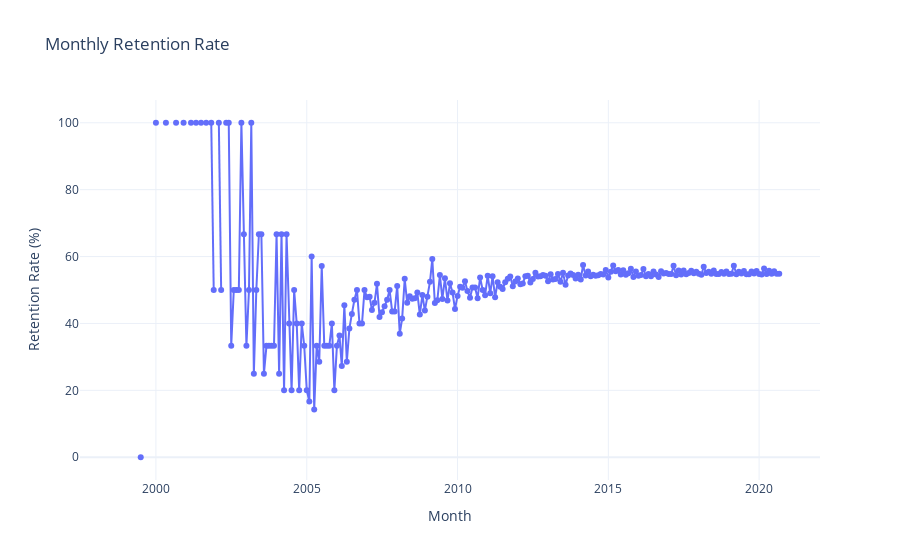

Notebook code for this chart:
### Code cell
retention_df['month'] = retention_df['month'].astype(str)

fig = px.line(retention_df, x='month', y='retention_rate', markers=True, title='Monthly Retention Rate')

fig.update_layout(
    xaxis_title='Month',
    yaxis_title='Retention Rate (%)',
    template='plotly_white'
)

fig.update_traces(hovertemplate='Month: %{x}<br>Retention Rate: %{y:.2f}%')

fig.show()

### Figure 1 — Plotly figure (JSON) as saved in the notebook; plotly's stock layout.template omitted (floating-point values rounded to 4 significant figures; data arrays with more than 128 entries replaced by an {"elided": "..."} marker saying what was removed)
{"data": [{"hovertemplate": "Month: %{x}<br>Retention Rate: %{y:.2f}%", "legendgroup": "", "line": {"color": "#636efa", "dash": "solid"}, "marker": {"symbol": "circle"}, "mode": "lines+markers", "name": "", "orientation": "v", "showlegend": false, "type": "scatter", "x": {"elided": "256 str values"}, "xaxis": "x", "y": {"elided": "256 float values"}, "yaxis": "y"}], "layout": {"autosize": true, "legend": {"tracegroupgap": 0}, "title": {"text": "Monthly Retention Rate"}, "xaxis": {"anchor": "y", "autorange": true, "domain": [0, 1], "range": ["1997-07-06 06:32:29.5702", "2021-12-27 17:27:30.4298"], "title": {"text": "Month"}, "type": "date"}, "yaxis": {"anchor": "x", "autorange": true, "domain": [0, 1], "range": [-8.252, 108.3], "title": {"text": "Retention Rate (%)"}, "type": "linear"}}}
